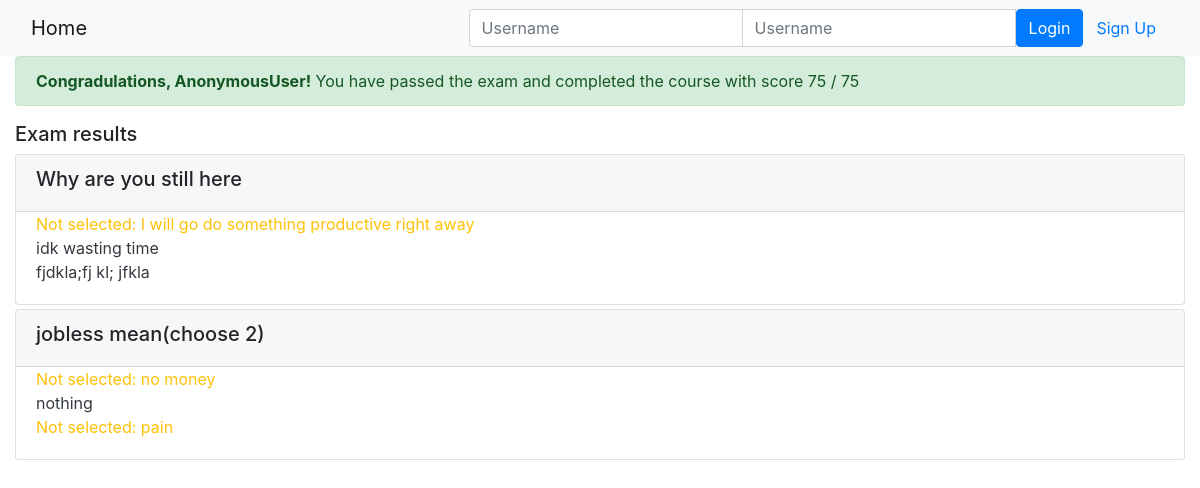
/onlinecourse/course/2/submission/2/result/, run on the app's committed database.
### onlinecourse/models.py (models this page shows, shortened)
class Question(models.Model):
    course = models.ForeignKey(Course,on_delete = models.CASCADE)
    question_text = models.TextField()
    grade = models.IntegerField()

class Choice(models.Model):
    question_id = models.ForeignKey(Question, on_delete=models.CASCADE)
    choice_text = models.TextField()
    is_correct = models.BooleanField(default = False)

### onlinecourse/views.py (the view)
# urls.py: path('course/<int:course_id>/submission/<int:submission_id>/result/', views.show_exam_result, name='show_exam_result'),
def show_exam_result(request, course_id, submission_id):
    course = get_object_or_404(Course, pk = course_id)
    submission = get_object_or_404(Submission,pk = submission_id)
    questions = course.question_set.all()
    score = 0
    for question in questions:
        score += question.grade
    selected_ids = []
    for choice in submission.choices.all():
        selected_ids.append(choice.id)
        if(not choice.is_correct):
            score -= 25
    context = {
        'course': course,
        'selected_ids': selected_ids,
        'score': score,
    }
    return render(request,'onlinecourse/exam_result_bootstrap.html', context)

### onlinecourse/templates/onlinecourse/exam_result_bootstrap.html (shortened to what this page needs)
<!DOCTYPE html>
<html lang="en">
<head>
    {% load static %}
    <link rel="stylesheet" href="https://maxcdn.bootstrapcdn.com/bootstrap/4.5.2/css/bootstrap.min.css">
</head>
<body>
 <nav class="navbar navbar-light bg-light">
    <div class="container-fluid">
        <div class="navbar-header">
              <a class="navbar-brand" href="{% url 'onlinecourse:index' %}">Home</a>
        </div>
        <ul class="nav navbar-nav navbar-right">
            {% if user.is_authenticated %}
            <li>
                <a class="btn btn-link" href="#">{{ user.first_name }}({{ user.username }})</a>
                <a class="btn btn-link" href="{% url 'onlinecourse:logout' %}">Logout</a>
            </li>
            {% else %}
            <li>
                <form class="form-inline" action="{% url 'onlinecourse:login' %}" method="post">
                    <div class="input-group">
                        <input type="text" class="form-control" placeholder="Username" name="username" >
                        <input type="password" class="form-control" placeholder="Username" name="psw" >
                        <button class="btn btn-primary" type="submit">Login</button>
                        <a class="btn btn-link" href="{% url 'onlinecourse:registration' %}">Sign Up</a>
                    </div>
                </form>
            </li>
            {% endif %}
        </ul>
    </div>
</nav>
<div class="container-fluid">
    {% if grade < 75 is not True %}
    <div class="alert alert-success">
       <strong> Congradulations, {{ user }}!</strong> You have passed the exam and completed the course with score
       {{ score }} /  75
    </div>
    {% else %}
    <div class="alert alert-danger">
        <strong>Failed</strong> Sorry, {{ user }}! You have failed exam with score {{ score }} / 100
    </div>
    <a class="btn btn-link text-danger" href="{% url 'onlinecourse:course_details' course.id %}">Re-test</a>
    {% endif %}
    <div class="card-columns-vertical mt-1">
    <h5 class="">Exam results</h5>
        {% for question in course.question_set.all %}
        <div class="card mt-1">
            <div class="card-header"><h5>{{ question.question_text}}</h5></div>
            <div class="card-body mt-0 pt-0">
            {% for choice in question.choice_set.all %}
                {% if choice.is_correct %}
                    {% if choice.id in selected_ids %}
                    <span class="card-text text-success">Correct answer: {{ choice.choice_text }}<span><br>
                    {% else %}
                    <span class="card-text text-warning">Not selected: {{ choice.choice_text }}</span><br>
                    {% endif %}
                {% else %}
                    {% if choice.id in selected_ids %}
                    <span class="card-text text-danger">Wrong answer: {{ choice.choice_text }}<span><br>
                    {% else %}
                    <span class="card-text text-dark">{{ choice.choice_text }}</span><br>
                    {% endif %}
                {% endif %}
            {% endfor %}
            </div>
        </div>
        {% endfor %}
    </div>
</div>
</body>
</html>

### data on the page
Question: question_text "Why are you still here"
Choice: choice_text "I will go do something productive right away"
Choice: choice_text "idk wasting time"
Choice: choice_text "fjdkla;fj kl; jfkla"
Question: question_text "jobless mean(choose 2)"
Choice: choice_text "no money"
Choice: choice_text "nothing"
Choice: choice_text "pain"

### other printed values
{{ user }} "AnonymousUser"
{{ score }} "75"
